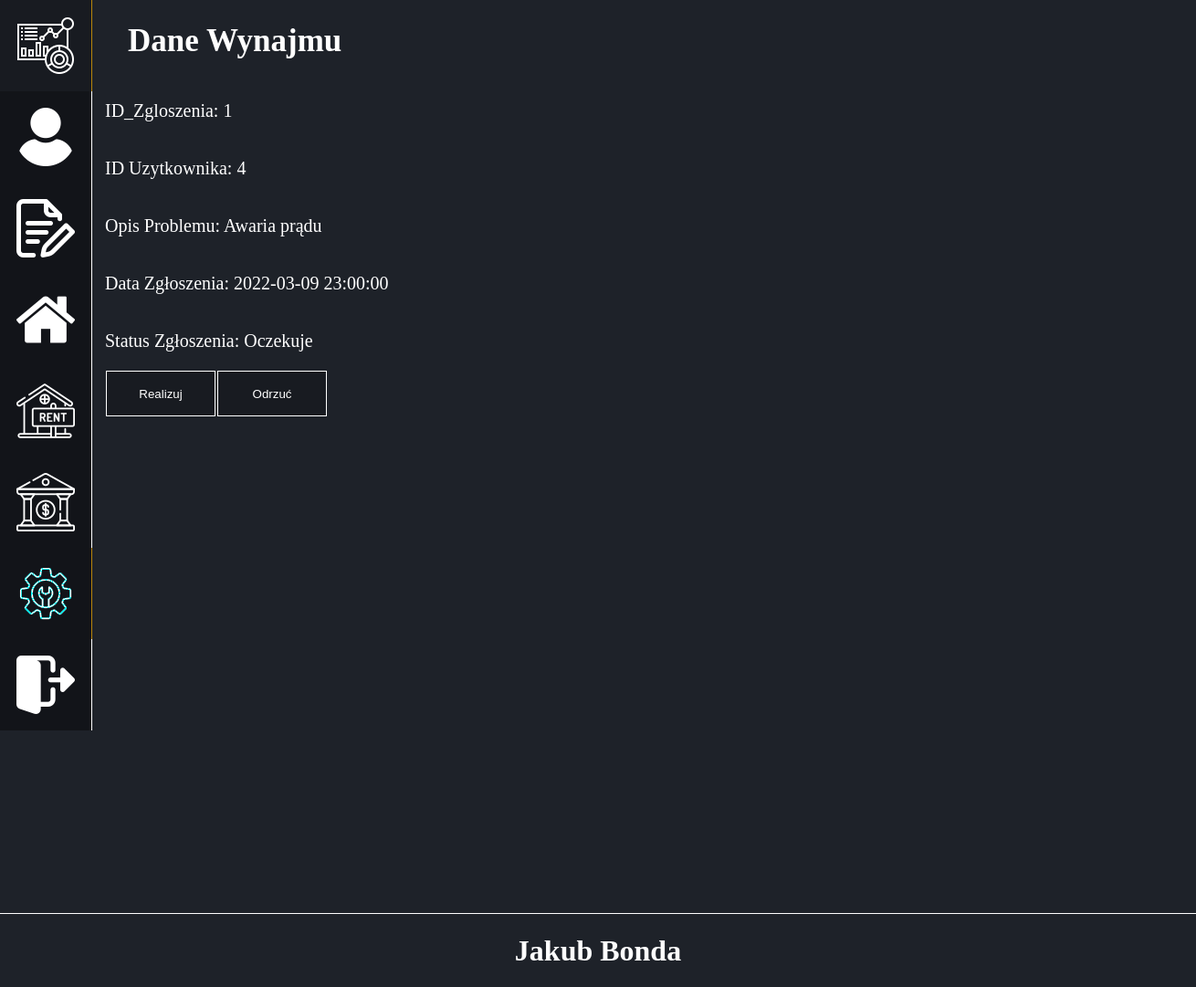
The page /BiuroWynajmu/Administrator/ZgloszeniaSerwisowe/DaneZgloszenia/index.php?ID_Zgloszenia=1 (signed in) on the database its author committed.
### tables this page shows
CREATE TABLE `zgloszenia_serwisowe` (
  `ID_Zgloszenia` int(10) UNSIGNED NOT NULL,
  `ID_Uzytkownika` int(10) UNSIGNED NOT NULL,
  `ID_Lokalu` int(10) UNSIGNED NOT NULL,
  `Opis_Problemu` text DEFAULT NULL,
  `Data_Zgloszenia` timestamp NULL DEFAULT current_timestamp(),
  `ID_Status_Zgloszenia` int(10) UNSIGNED NOT NULL,
  `Data_Modyfikacji` timestamp NOT NULL DEFAULT current_timestamp() ON UPDATE current_timestamp()
);

CREATE TABLE `status_zgloszenia` (
  `ID_Status_Zgloszenia` int(10) UNSIGNED NOT NULL,
  `Nazwa_Statusu` varchar(255) NOT NULL,
  `Data_Modyfikacji` timestamp NOT NULL DEFAULT current_timestamp() ON UPDATE current_timestamp()
);

### BiuroWynajmu/Administrator/ZgloszeniaSerwisowe/DaneZgloszenia/index.php (the view, shortened to what this page needs)
<!DOCTYPE html>
<html lang="en">
<head>
	 <link rel="stylesheet" type="text/css" href="style/style.css"/>
	 <?php
	require('../../../config.php');
	$conn = new mysqli($host, $user, $password, $database);
	 ?>
</head>
<body>
	<header>
		<div id="navbarLeft">
			<a href="../../Dane/"><img src="../../../obrazki/Konto/dashboard.png"></a>
			<a href="../../Uzytkownicy/"><img src="../../../obrazki/Konto/user.png"></a>
			<a href="../../Wnioski/"><img src="../../../obrazki/Konto/quote-request.png"></a>
			<a href="../../Lokale/"><img src="../../../obrazki/Konto/home.png"></a>
			<a href="../../Wynajmy/"><img src="../../../obrazki/Konto/wynajem.png"></a>
			<a href="../../Kredyty/"><img src="../../../obrazki/Konto/bank.png"></a>
			<a href="../../ZgloszeniaSerwisowe/" class="activeLink"><img src="../../../obrazki/Konto/zgloszenia.png"></a>
			<a href="../../../"><img src="../../../obrazki/Konto/logout.png"></a>
		</div>
    </header>
	<section>
		<article>
			<div id="PanelDaneDaneUzytkownika">
			<h1>Dane Wynajmu</h1>
					<?php
	 					$zapytanieNr1 = "SELECT * FROM zgloszenia_serwisowe
							INNER JOIN status_zgloszenia ON status_zgloszenia.ID_Status_Zgloszenia = zgloszenia_serwisowe.ID_Status_Zgloszenia
							WHERE ID_Zgloszenia = ".$_GET['ID_Zgloszenia']."
						";
						$wynikZapytaniaNr1 = $conn -> query($zapytanieNr1);
						if($wynikZapytaniaNr1 -> num_rows > 0){
							while($row = $wynikZapytaniaNr1 -> fetch_object()){
								echo '<p>ID_Zgloszenia: '.$row->ID_Zgloszenia.'</p>';
								echo '<p>ID Uzytkownika: <a href="../../Uzytkownicy/DaneUzytkownika/index.php?ID_Uzytkownika='.$row->ID_Uzytkownika.'">'.$row->ID_Uzytkownika.'</a></p>';
								echo '<p>Opis Problemu: '.$row->Opis_Problemu.'</p>';
								echo '<p>Data Zgłoszenia: '.$row->Data_Zgloszenia.'</p>';
								echo '<p>Status Zgłoszenia: '.$row->Nazwa_Statusu.'</p>';
								if($row->Nazwa_Statusu == "Oczekuje"){
									echo "<div id='coZWnioskiem'>";
										echo "<form action='akceptujZgloszenie.php' method='POST'>";
											echo "<input type='submit' value='Realizuj'>";
										echo "</form>";
										echo "<form action='odrzucZgloszenie.php' method='POST'>";
											echo "<input type='submit' value='Odrzuć'>";
										echo "</form>";
									echo "</div>";
								}
							}
						}
					?>
			</div>
		</article>
	</section>
	<footer>
        <?php require("../../../stopka.php"); ?>
    </footer>
</body>
</html>

### BiuroWynajmu/Administrator/ZgloszeniaSerwisowe/DaneZgloszenia/style/style.css (style rules this page uses)
html, body { margin: 0; padding: 0; background-color: rgb(30, 34, 41); }
header #navbarLeft { position: fixed; width: 100px; min-height: 100vh; border-right: 1px solid white; z-index: 2; background-color: rgb(30, 34, 41); }
header #navbarLeft a { display: flex; width: 100px; height: 100px; background-color: rgba(0,0,0,0.4); justify-content: center; align-items: center; border-right: 1px solid white; text-decoration: none; }
header #navbarLeft .activeLink { border-right: 1px solid darkgoldenrod; }
section { min-height: 1000px; z-index: 2; }
article { min-height: 1000px; display: flex; margin-left: 100px; justify-content: center; }
article #PanelDaneDaneUzytkownika { display: flex; flex-wrap: nowrap; color: white; padding-left: 15px; flex-direction: column; width: 100%; }
article #PanelDaneDaneUzytkownika h1 { font-size: 35px; font-weight: bold; color: white; margin: 25px; }
article #PanelDaneDaneUzytkownika p { font-size: 20px; }
article #PanelDaneDaneUzytkownika p a { text-decoration: none; color: white; }
article #PanelDaneDaneUzytkownika #coZWnioskiem { display: flex; }
article #PanelDaneDaneUzytkownika #coZWnioskiem form input[type=submit] { display: flex; text-decoration: none; min-width: 120px; padding-left: 2px; padding-right: 2px; height: 50px; border: 1px solid white; justify-content: center; align-items: center; color: white; background-color: rgba(0,0,0,0.2); float: left; margin: 1px; }
footer { width: 100%; height: 80px; border-top: 1px solid white; background-color: rgb(30, 34, 41); margin: auto; display: flex; flex-wrap: wrap; align-items: center; justify-content: center; z-index: 2; }

### rows shown on the page
zgloszenia_serwisowe: ID_Zgloszenia "1", ID_Uzytkownika "4", Opis_Problemu "Awaria prądu", Data_Zgloszenia "2022-03-09 23:00:00", ID_Status_Zgloszenia.Nazwa_Statusu "Oczekuje"
